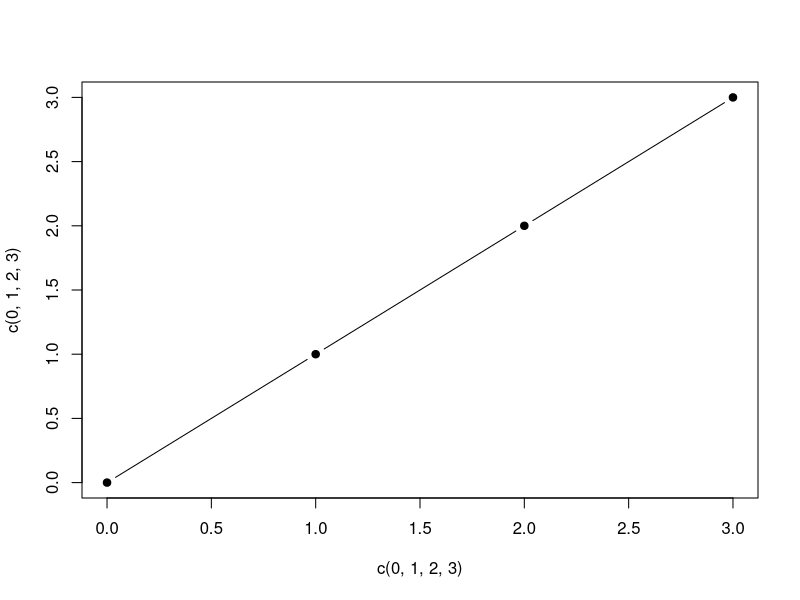

Here is the R script that generated this plot:
## ---- chunk 1
#  This is a normal R comment.
plot(c(0,1,2,3), c(0,1,2,3), pch = 19, type = "b")
